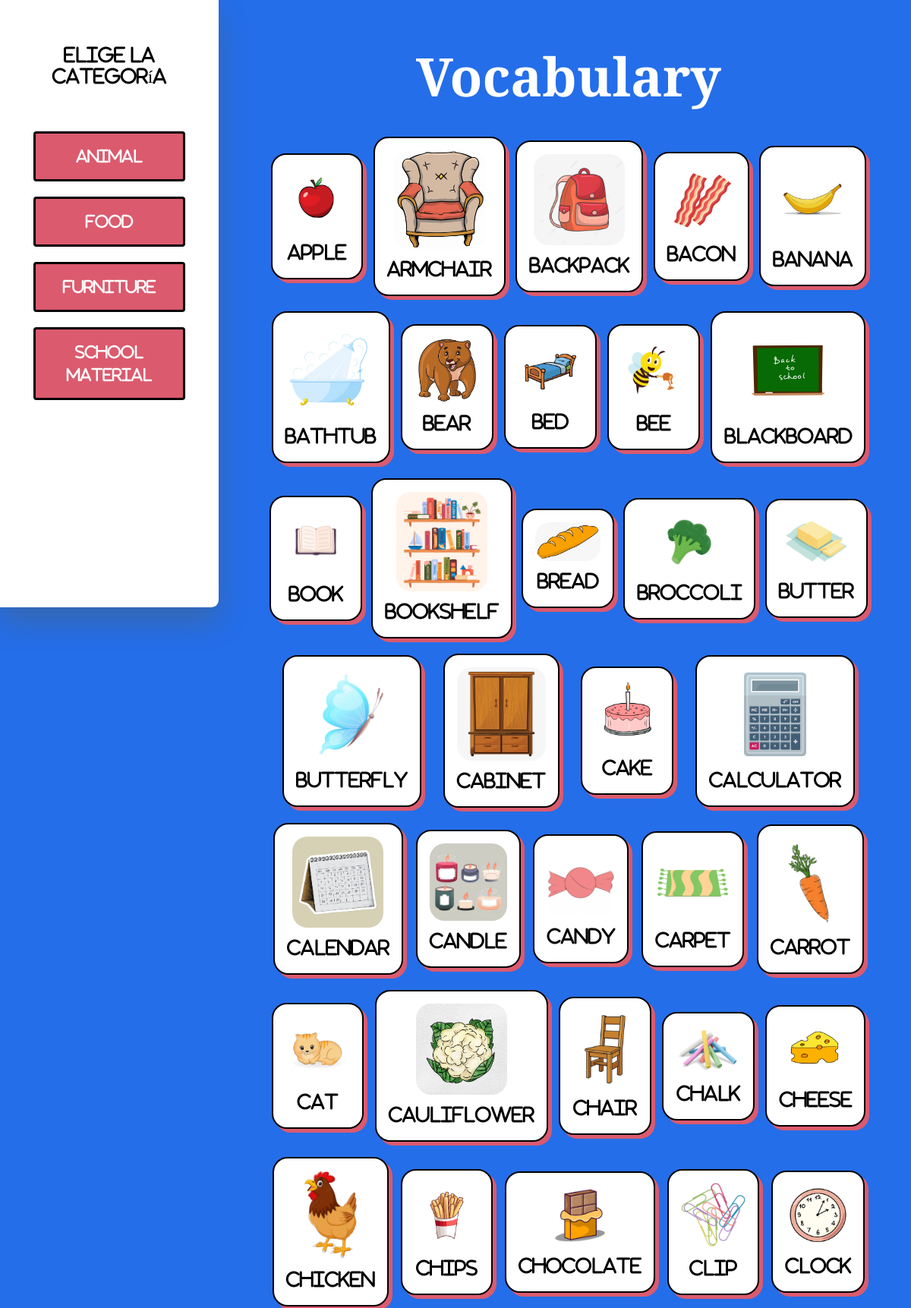
Page /vocabulary/ (upper part) on the committed database.
### vocabulary/models.py (models this page shows, shortened)
class Term(models.Model):
    TYPES=[('Animal', 'Animal'),('Food','Food'), ('Furniture', 'Furniture'), ('School material', 'School material')]
    id = models.AutoField(primary_key=True)
    word = models.CharField(max_length=50)
    types = models.CharField(max_length=50, choices=TYPES)
    spanish = models.CharField(max_length=100)
    photo = models.ImageField(upload_to='photo', null=True)
    audio = models.FileField(upload_to='audio', null=True)

### vocabulary/views.py (the view)
# urls.py: path('', include('vocabulary.urls')),
def vocabulary(request):
    term=Term.objects.all()
    term=term.order_by("word")
    return render(request, 'vocabulary.html', {'vocabulary':term})

### vocabulary/templates/vocabulary.html (shortened to what this page needs)
{% extends "base.html" %}
{% load static %}
{% block content %}
<div class="grid_vocabulary">
    <aside class="aukerak">
      <h4 class="mb-5">Elige la categoría</h4>
      <button class="btn">Animal</button>
      <button class="btn">Food</button>
      <button class="btn">Furniture</button>
      <button class="btn">School material</button>
    </aside>
    <div class="tituloa">
      <h1>Vocabulary</h1>
    </div>
    <section id="vocabulary" class="vocabulary">
      {% for word in vocabulary %}
      <a href="#showInfo" data-toggle="modal" data-target="#vocabularyModal" data-word="{{word.word}}" data-spanish="{{word.spanish}}" data-audio="{{word.audio}}" class="open-dialog">
      <div id="word">
          <img src="/media/{{word.photo}}" />
          <p>{{word.word}}</p>
      </div>
    </a>
      {% endfor %}
    </section>
</div>
{% endblock content %}

### user/static/css/styles.css (style rules this page uses)
* { color: white; font-family: Montagu Slab, FontAwesome; }
h1 { font-size: 70px; font-weight: bold; }
body { background-color: #246ee9; }
.grid_vocabulary { display: grid; grid-template-rows: 150px auto; grid-template-columns: 24% 1fr; grid-gap: 10px; margin-bottom: 50px; }
.grid_vocabulary .aukerak { grid-column: 1/2; grid-row: 1/2; background-color: white; padding: 20% 10% 30% 10%; height: 100vh; text-align: center; border-radius: 0px 0px 0.6em 0px; box-shadow: 0 1.2em 2.4em rgba(111, 85, 0, 0.25); display: flex; flex-direction: column; }
.grid_vocabulary .aukerak h4 { color: black; }
.grid_vocabulary .aukerak button { background-color: #db5a6e; padding: 15px; color: white !important; font-size: 20px; display: block; margin: 10px 15px 10px; border: 3px solid black; }
.grid_vocabulary .tituloa { grid-column: 2/3; grid-row: 1/2; display: flex; align-items: end; justify-content: center; }
.grid_vocabulary .vocabulary { grid-column: 2/3; grid-row: 2/3; margin: 0px 5%; display: flex; flex-wrap: wrap; align-items: center; justify-content: space-evenly; padding: 20px 0px; row-gap: 20px; }
.grid_vocabulary .vocabulary a { flex-basis: 15%; }
.grid_vocabulary .vocabulary a div { border: 2px solid black; box-shadow: 5px 5px #db5a6e; border-radius: 20px; text-align: center; padding: 1rem; background-color: white; cursor: pointer; }
.grid_vocabulary .vocabulary a div p { margin-top: 0.5rem; margin-bottom: 0rem; color: black; font-size: 1.5rem; }
.grid_vocabulary .vocabulary a div img { width: 100%; max-width: 25vh; border-radius: 20px; }
@media (max-width: 1440px) { .grid_vocabulary .vocabulary a div img { max-width: 15vh; width: 100%; } }

### rows in the picture
Term: photo (picture), word "Apple"
Term: photo (picture), word "Armchair"
Term: photo (picture), word "Backpack"
Term: photo (picture), word "Bacon"
Term: photo (picture), word "Banana"
Term: photo (picture), word "Bathtub"
Term: photo (picture), word "Bear"
Term: photo (picture), word "Bed"
Term: photo (picture), word "Bee"
Term: photo (picture), word "Blackboard"
Term: photo (picture), word "Book"
Term: photo (picture), word "Bookshelf"
Term: photo (picture), word "Bread"
Term: photo (picture), word "Broccoli"
Term: photo (picture), word "Butter"
Term: photo (picture), word "Butterfly"
Term: photo (picture), word "Cabinet"
Term: photo (picture), word "Cake"
Term: photo (picture), word "Calculator"
Term: photo (picture), word "Calendar"
Term: photo (picture), word "Candle"
Term: photo (picture), word "Candy"
Term: photo (picture), word "Carpet"
Term: photo (picture), word "Carrot"
Term: photo (picture), word "Cat"
Term: photo (picture), word "Cauliflower"
Term: photo (picture), word "Chair"
Term: photo (picture), word "Chalk"
Term: photo (picture), word "Cheese"
Term: photo (picture), word "Chicken"
Term: photo (picture), word "Chips"
Term: photo (picture), word "Chocolate"
Term: photo (picture), word "Clip"
Term: photo (picture), word "Clock"
